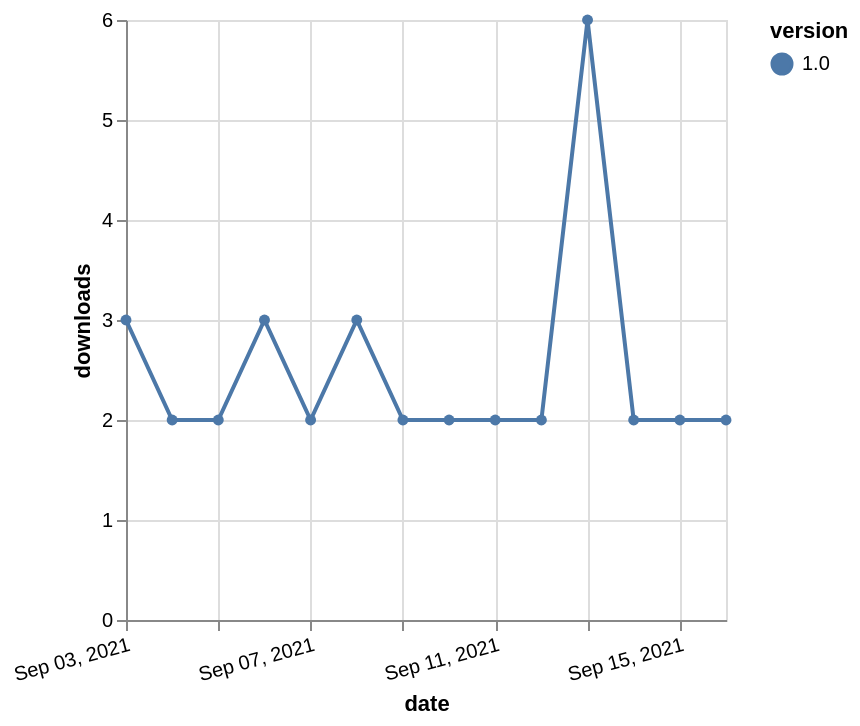

Specify this chart in Vega-Lite:
### Vega-Lite specification from a JSON file in a GitHub repository (floating-point values rounded to 4 significant figures)
{"$schema": "https://vega.github.io/schema/vega-lite/v5.json", "description": "A simple bar chart with embedded data.", "data": {"values": [{"date": "2021-09-03", "total": 3606, "delta": 3, "version": "1.0"}, {"date": "2021-09-04", "total": 3608, "delta": 2, "version": "1.0"}, {"date": "2021-09-05", "total": 3610, "delta": 2, "version": "1.0"}, {"date": "2021-09-06", "total": 3613, "delta": 3, "version": "1.0"}, {"date": "2021-09-07", "total": 3615, "delta": 2, "version": "1.0"}, {"date": "2021-09-08", "total": 3618, "delta": 3, "version": "1.0"}, {"date": "2021-09-09", "total": 3620, "delta": 2, "version": "1.0"}, {"date": "2021-09-10", "total": 3622, "delta": 2, "version": "1.0"}, {"date": "2021-09-11", "total": 3624, "delta": 2, "version": "1.0"}, {"date": "2021-09-12", "total": 3626, "delta": 2, "version": "1.0"}, {"date": "2021-09-13", "total": 3632, "delta": 6, "version": "1.0"}, {"date": "2021-09-14", "total": 3634, "delta": 2, "version": "1.0"}, {"date": "2021-09-15", "total": 3636, "delta": 2, "version": "1.0"}, {"date": "2021-09-16", "total": 3638, "delta": 2, "version": "1.0"}]}, "width": "container", "mark": {"type": "line", "point": {"filled": true}}, "encoding": {"x": {"field": "date", "type": "temporal", "timeUnit": "yearmonthdate", "title": "date", "axis": {"labelAngle": -15}}, "y": {"field": "delta", "type": "quantitative", "title": "downloads"}, "color": {"field": "version", "type": "nominal"}, "tooltip": {"field": "delta"}}}
